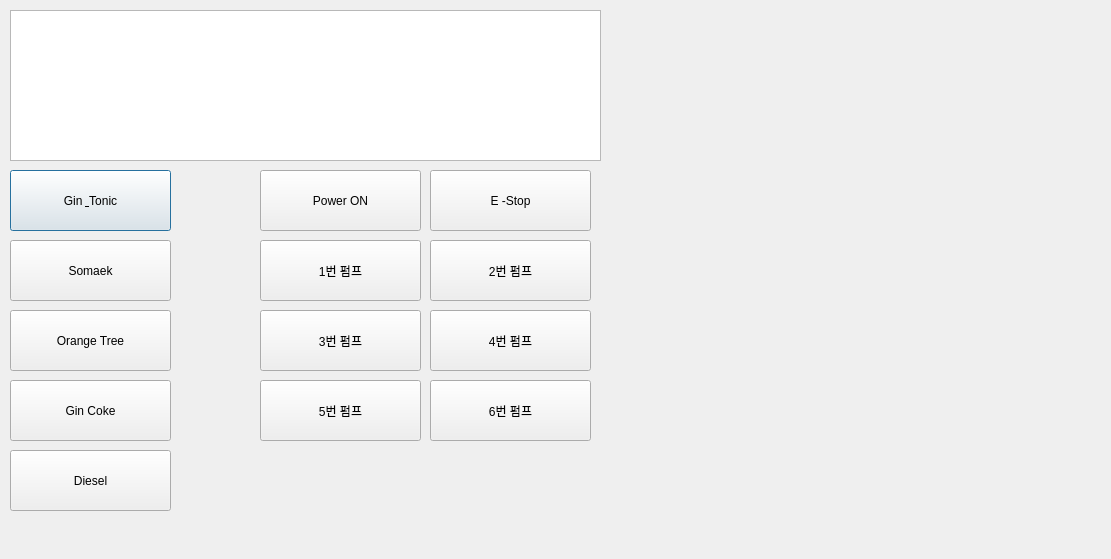
<?xml version="1.0" encoding="UTF-8"?>
<ui version="4.0">
 <class>Dialog</class>
 <widget class="QDialog" name="Dialog">
  <property name="geometry">
   <rect>
    <x>0</x>
    <y>0</y>
    <width>1111</width>
    <height>559</height>
   </rect>
  </property>
  <property name="windowTitle">
   <string>Dialog</string>
  </property>
  <widget class="QTextEdit" name="textEdit">
   <property name="geometry">
    <rect>
     <x>10</x>
     <y>10</y>
     <width>591</width>
     <height>151</height>
    </rect>
   </property>
   <property name="font">
    <font>
     <pointsize>20</pointsize>
    </font>
   </property>
  </widget>
  <widget class="QPushButton" name="btnGinTonic">
   <property name="geometry">
    <rect>
     <x>10</x>
     <y>170</y>
     <width>161</width>
     <height>61</height>
    </rect>
   </property>
   <property name="text">
    <string>Gin &amp; Tonic</string>
   </property>
  </widget>
  <widget class="QPushButton" name="btnSomaek">
   <property name="geometry">
    <rect>
     <x>10</x>
     <y>240</y>
     <width>161</width>
     <height>61</height>
    </rect>
   </property>
   <property name="text">
    <string>Somaek</string>
   </property>
  </widget>
  <widget class="QPushButton" name="btnOrangeTree">
   <property name="geometry">
    <rect>
     <x>10</x>
     <y>310</y>
     <width>161</width>
     <height>61</height>
    </rect>
   </property>
   <property name="text">
    <string>Orange Tree</string>
   </property>
  </widget>
  <widget class="QPushButton" name="btnGinCoke">
   <property name="geometry">
    <rect>
     <x>10</x>
     <y>380</y>
     <width>161</width>
     <height>61</height>
    </rect>
   </property>
   <property name="text">
    <string>Gin Coke</string>
   </property>
  </widget>
  <widget class="QPushButton" name="btnDiesel">
   <property name="geometry">
    <rect>
     <x>10</x>
     <y>450</y>
     <width>161</width>
     <height>61</height>
    </rect>
   </property>
   <property name="text">
    <string>Diesel</string>
   </property>
  </widget>
  <widget class="QPushButton" name="Pump_1">
   <property name="geometry">
    <rect>
     <x>260</x>
     <y>240</y>
     <width>161</width>
     <height>61</height>
    </rect>
   </property>
   <property name="text">
    <string>1번 펌프</string>
   </property>
  </widget>
  <widget class="QPushButton" name="Pump_2">
   <property name="geometry">
    <rect>
     <x>430</x>
     <y>240</y>
     <width>161</width>
     <height>61</height>
    </rect>
   </property>
   <property name="text">
    <string>2번 펌프</string>
   </property>
  </widget>
  <widget class="QPushButton" name="Pump_3">
   <property name="geometry">
    <rect>
     <x>260</x>
     <y>310</y>
     <width>161</width>
     <height>61</height>
    </rect>
   </property>
   <property name="text">
    <string>3번 펌프</string>
   </property>
  </widget>
  <widget class="QPushButton" name="Pump_4">
   <property name="geometry">
    <rect>
     <x>430</x>
     <y>310</y>
     <width>161</width>
     <height>61</height>
    </rect>
   </property>
   <property name="text">
    <string>4번 펌프</string>
   </property>
  </widget>
  <widget class="QPushButton" name="Pump_5">
   <property name="geometry">
    <rect>
     <x>260</x>
     <y>380</y>
     <width>161</width>
     <height>61</height>
    </rect>
   </property>
   <property name="text">
    <string>5번 펌프</string>
   </property>
  </widget>
  <widget class="QPushButton" name="Pump_6">
   <property name="geometry">
    <rect>
     <x>430</x>
     <y>380</y>
     <width>161</width>
     <height>61</height>
    </rect>
   </property>
   <property name="text">
    <string>6번 펌프</string>
   </property>
  </widget>
  <widget class="QPushButton" name="btnpower">
   <property name="geometry">
    <rect>
     <x>260</x>
     <y>170</y>
     <width>161</width>
     <height>61</height>
    </rect>
   </property>
   <property name="text">
    <string>Power ON</string>
   </property>
  </widget>
  <widget class="QPushButton" name="enstop">
   <property name="geometry">
    <rect>
     <x>430</x>
     <y>170</y>
     <width>161</width>
     <height>61</height>
    </rect>
   </property>
   <property name="text">
    <string>E -Stop</string>
   </property>
  </widget>
 </widget>
 <resources/>
 <connections/>
</ui>
